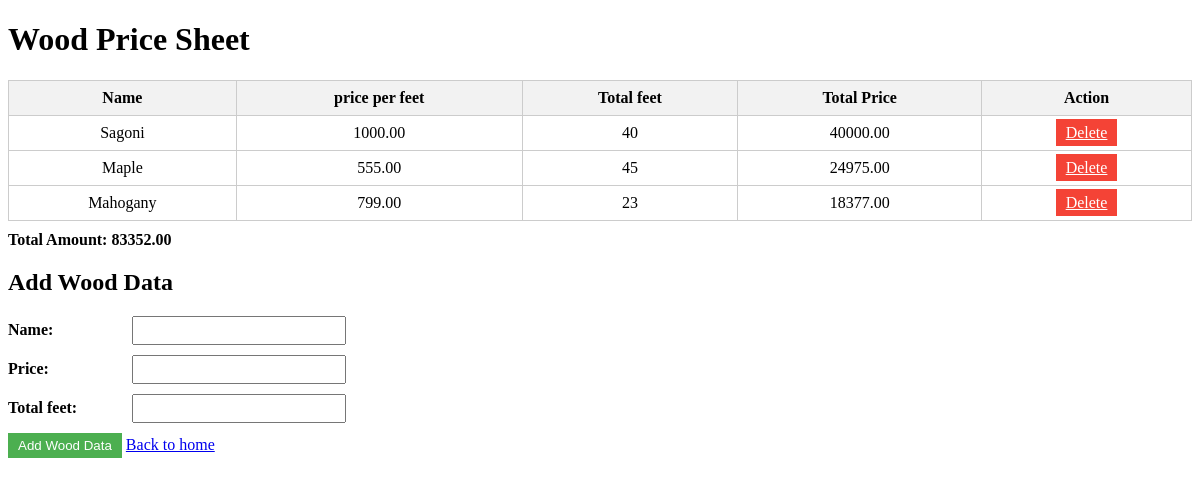
Page /1index1.php on the committed database.
### tables this page shows
CREATE TABLE `wood_data` (
  `id` int(11) NOT NULL,
  `name` varchar(255) DEFAULT NULL,
  `price` decimal(10,2) DEFAULT NULL,
  `safety` int(11) DEFAULT NULL,
  `total_safety` int(11) DEFAULT NULL,
  `total_price` decimal(10,2) DEFAULT NULL
);

### 1index1.php (the view, shortened to what this page needs)
<!DOCTYPE html>
<html>
<head>
</head>
<body>
    <h1>Wood Price Sheet</h1>
    <?php
$conn = mysqli_connect('localhost', 'root', '', 'wood');
$query = "SELECT * FROM wood_data";
$result = mysqli_query($conn, $query);
?>
    <table>
        <tr>
            <th>Name</th>
            <th>price per feet</th>
            <th>Total feet</th>
            <th>Total Price</th>
            <th>Action</th>
        </tr>
        <?php while ($row = mysqli_fetch_assoc($result)) { ?>
        <tr>
            <td><?php echo $row['name']; ?></td>
            <td><?php echo $row['price']; ?></td>
            <td><?php echo $row['total_safety']; ?></td>
            <td><?php echo $row['total_price']; ?></td>
            <td><a href="?delete=<?php echo $row['id']; ?>" class="delete-button">Delete</a></td>
        </tr>
        <?php } ?>
    </table>
    <?php
    $query = "SELECT SUM(total_price) AS total_amount FROM wood_data";
    $result = mysqli_query($conn, $query);
    $row = mysqli_fetch_assoc($result);
    $totalAmount = $row['total_amount'];
    ?>
    <div id="total-amount">Total Amount: <?php echo $totalAmount; ?></div>
    <h2>Add Wood Data</h2>
    <form method="post">
        <label for="name">Name:</label>
        <input type="text" id="name" name="name" required><br>
        <label for="price">Price:</label>
        <input type="number" step="0.01" id="price" name="price" required><br>
        <label for="total_safety">Total feet:</label>
        <input type="number" step="0.01" id="total_safety" name="total_safety" required><br>
        <input type="submit" name="submit" value="Add Wood Data">
        <a href="admin_page.php">Back to home </a>
    </form>
</body>
</html>

### 1index1.php (style rules this page uses)
table { border-collapse: collapse; width: 100%; }
th, td { border: 1px solid #ccc; padding: 8px; text-align: center; }
th { background-color: #f2f2f2; }
#total-amount { font-weight: bold; margin-top: 10px; }
.delete-button { background-color: #f44336; color: white; border: none; padding: 5px 10px; cursor: pointer; }
form { margin-top: 20px; }
label { display: inline-block; width: 120px; font-weight: bold; }
input[type="text"], input[type="number"] { padding: 5px; margin-bottom: 10px; width: 200px; }
input[type="submit"] { padding: 5px 10px; background-color: #4CAF50; color: white; border: none; cursor: pointer; }

### rows in the picture
wood_data: name "Sagoni", price "1000.00", total_safety "40", total_price "40000.00"
wood_data: name "Maple", price "555.00", total_safety "45", total_price "24975.00"
wood_data: name "Mahogany", price "799.00", total_safety "23", total_price "18377.00"

### other values in the picture
$totalAmount "83352.00"
